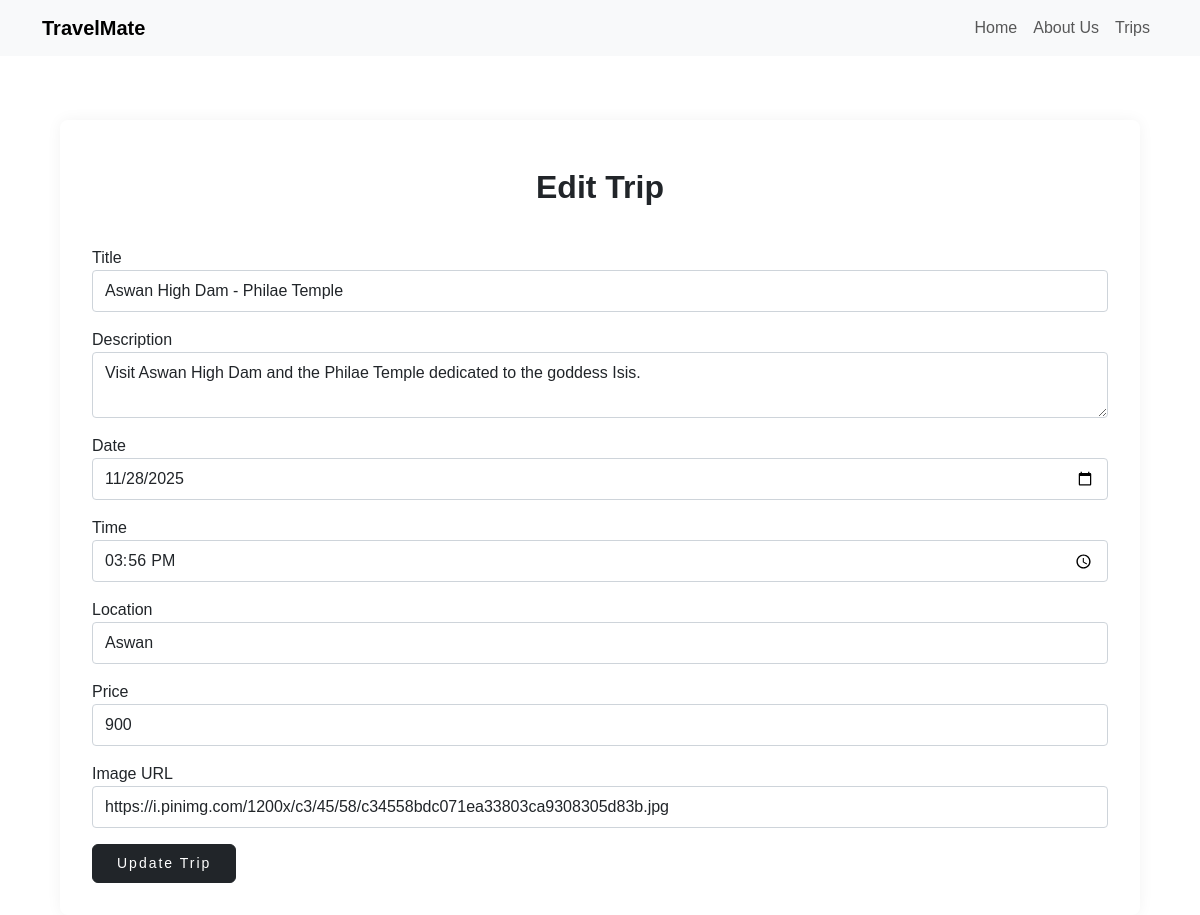
Screenshot of /update/7 with the database file from the repository.
### crud.py (models this page shows, shortened)
class MyTrips(db.Model):
    id=db.Column(db.Integer,primary_key=True)
    title=db.Column(db.String(200),nullable=False)
    description=db.Column(db.String(1000),nullable=False)
    date=db.Column(db.Date,nullable=False)
    time = db.Column(db.Time, nullable=True)
    location=db.Column(db.String(200),nullable=False)
    price=db.Column(db.String(20),nullable=False)
    img = db.Column(db.String(500), nullable=True)

### app.py (the view, shortened to what this page needs)
@app.route('/update/<int:id>', methods=["POST", "GET"])
def update(id):
    trip = MyTrips.query.get_or_404(id)
    return render_template("update_trip.html", trip=trip)

### app.py (called while the page is built)
@app.context_processor
def inject_role():
    return dict(is_admin=session.get('is_admin', False))

### templates/update_trip.html (shortened to what this page needs)
<!DOCTYPE html>
<html lang="en">
<head>
    <link href="https://cdn.jsdelivr.net/npm/bootstrap@5.3.3/dist/css/bootstrap.min.css" rel="stylesheet">
    <link rel="stylesheet" href="{{ url_for('static', filename='css/style.css') }}">
</head>
<body class="p-5 mt-5">
    {%include 'nav.html'%}
    <div class="container pt-4">
        <form method="POST" class="booking-card">
            <h2 class="mt-3 text-center">Edit Trip</h2>
            <div class="mb-3">
                <label>Title</label>
                <input type="text" name="title" class="form-control" value="{{ trip.title }}" required>
            </div>
            <div class="mb-3">
                <label>Description</label>
                <textarea name="description" class="form-control" required>{{ trip.description }}</textarea>
            </div>
            <div class="mb-3">
                <label>Date</label>
                <input type="date" name="date" class="form-control" value="{{ trip.date }}" required>
            </div>
            <div class="mb-3">
                <label>Time</label>
                <input type="time" name="time" class="form-control" value="{{ trip.time }}">
            </div>
            <div class="mb-3">
                <label>Location</label>
                <input type="text" name="location" class="form-control" value="{{ trip.location }}" required>
            </div>
            <div class="mb-3">
                <label>Price</label>
                <input type="text" name="price" class="form-control" value="{{ trip.price }}" required>
            </div>
            <div class="mb-3">
                <label>Image URL</label>
                <input type="text" name="img" class="form-control" value="{{ trip.img }}" required>
            </div>
            <button type="submit" class="btn btn-dark">Update Trip</button>
        </form>
    </div>
</body>
</html>

### static/css/style.css (style rules this page uses)
:root { --font-primary: 'Josefin Sans', sans-serif; --color-white: #ffffff; --color-black: #000000; --color-dark: #212529; --color-light-dark: #333; --color-gray: #888; --color-light-gray: #aaa; --color-dark-gray: #495057; --color-primary: #ff0055; --color-rating: #ffc107; --transition-default: all 0.3s ease; }
* { margin: 0; padding: 0; box-sizing: border-box; font-family: var(--font-primary); }
body { height: 100vh; overflow-x: hidden; position: relative; color: var(--color-dark); }
.btn { padding: 10px 40px; background-color: transparent; border-radius: 10; font-size: 14px; cursor: pointer; transition: var(--transition-default); letter-spacing: 2px; }
form { background-color: var(--color-white); padding: 2rem; border-radius: 8px; box-shadow: 0 0 15px rgba(0, 0, 0, 0.05); margin-bottom: 3rem; }
.form-control { border: 1px solid #ced4da; padding: 0.5rem 0.75rem; border-radius: 4px; }
.btn-dark { background-color: var(--color-dark); padding: 0.5rem 1.5rem; font-weight: 500; transition: var(--transition-default); }
h2 { margin-bottom: 2rem; color: var(--color-dark); font-weight: 600; position: relative; padding-bottom: 0.5rem; }

### rows the page displays
MyTrips: title "Aswan High Dam - Philae Temple", description "Visit Aswan High Dam and the Philae Temple dedicated to the goddess Isis.", date "11/28/2025", time "15:56:00", location "Aswan", price "900", img "https://i.pinimg.com/1200x/c3/45/58/c34558bdc071ea33803ca9308305d83b.jpg"
